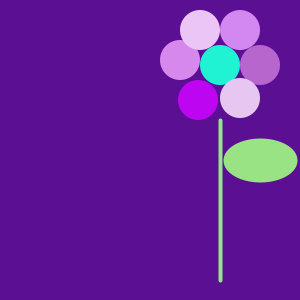
Frame 1 (no input)
Frame 60 (the mouse pressed at the canvas centre just before this capture): identical to frame 1, image omitted
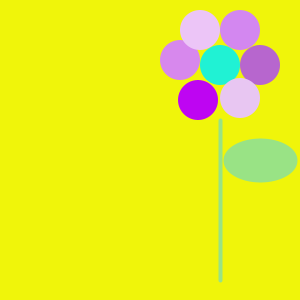
Frame 120 (the mouse held since frame 60 and released just before this capture)

The Processing sketch that drew these frames (run headless with seeded random() and noise(); from frame 60 on, the mouse is pressed at the canvas centre):

// Processing sketch: processing_36188
// ── processing_36188.pde

int a =60;
int b =20;

void setup() {
size(300,300);
smooth();

}

void draw () {
  if(mousePressed){
    background(240,245,10);
  } else {
    background(91,15,147); 
  }
noStroke();
fill(32,242,212);
ellipse(a+160,b+45,b+20,b+20);
fill(211,135,240);
ellipse(b+220,b+10,b+20,b+20);
fill(183,102,206);
ellipse(a+200,a+5,b+20,b+20);
fill(232,198,242);
ellipse(a+180,a+38,b+20,b+20);
fill(215,136,237);
ellipse(a+120,a,b+20,b+20);
fill(190,5,242);
ellipse(a+138,a+40,b+20,b+20);
fill(236,197,247);
ellipse(a+140,b+10,b+20,b+20);

strokeWeight(4);
stroke(153,227,133);
line(a+160,a+60,a+160,a+220);
fill(153,227,133);
ellipse(a+200,a+100,a+10,a-20);
}
